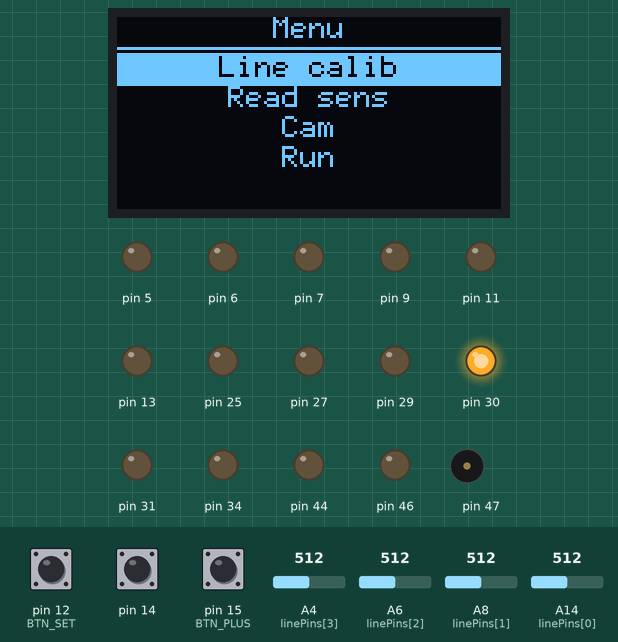
A sketch run on a simulated Arduino Mega 2560, built with avr-gcc and run on an emulated ATmega2560. On the bench: 128×64 one-colour display, output pins drawn as LEDs (lit = HIGH), buzzer (waves = sounding). The test bench sets the inputs (shaded band); at power-on: pin 12 (BTN_SET) HIGH, pin 14 HIGH, pin 15 (BTN_PLUS) HIGH, A4 (linePins[3]) = 512, A6 (linePins[2]) = 512, A8 (linePins[1]) = 512, A14 (linePins[0]) = 512. EEPROM starts erased.

Above: at 1.2 s.
1.3 s: pin 12 (BTN_SET) pulled LOW for 0.15 s
At 2.2 s:
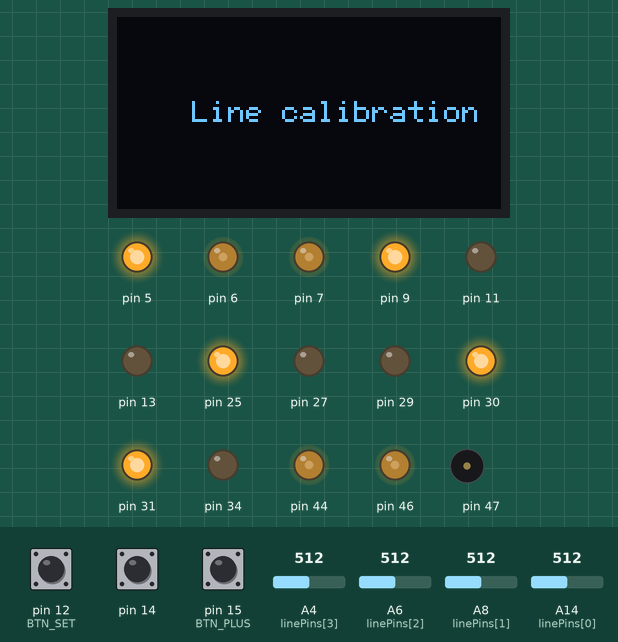
At 13.8 s:
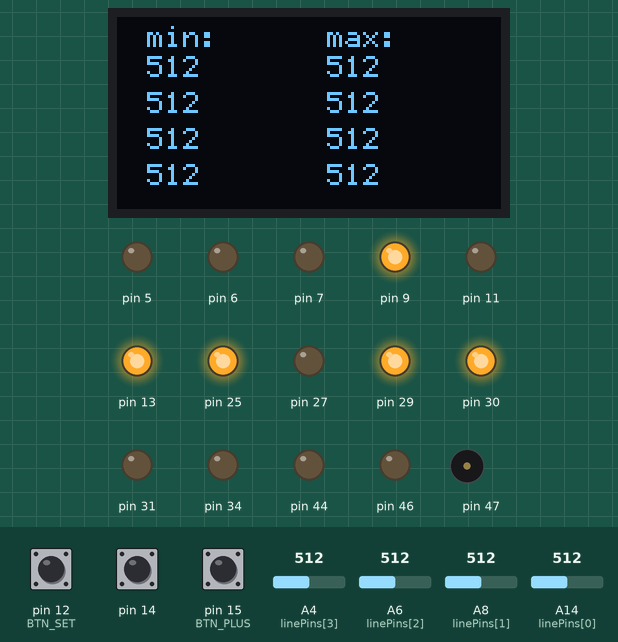
Timing chart, 0 to 14.1 s (numbered marks = the images above; inputs shaded):
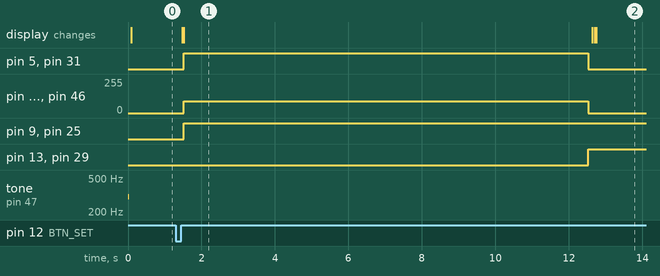

Measured:
- after the input at 1.3 s, pin 5, pin 31: LOW → HIGH after 0.22 s, → LOW 11.0 s later; pin 6, pin 7, pin 44, pin 46: 0/255 → 90/255 after 0.22 s, → 0/255 11.0 s later; pin 9, pin 25: LOW → HIGH after 0.22 s; pin 13, pin 29: LOW → HIGH after 11.2 s; the display: first changes after 0.18 s (image 1 shows a later state)
- what the display in image 1 shows lasts 11.1 s, from 1.5 s to 12.6 s

The sketch:

rescueline.ino
```cpp
#include <Arduino.h>
#include <EEPROM.h>
#include <U8g2lib.h>
#include "move.hpp"
#include "config.hpp"
#include "oled.hpp"
#include "lfr.hpp"
#include "calib.hpp"
#include "cam.hpp"

void setup() {
  tone(47, 300, 20);
  Serial2.begin(19200);
  Serial.begin(19200);
  for (int i : OUTPUT_MODE) pinMode(i, OUTPUT);
  for (int i : BUTTONS) pinMode(i, INPUT_PULLUP);
  digitalWrite(30, HIGH);
  initOLED();
  getCalibEeprom(0, lineCalibMax, lineCalibMin, 4);
}

void run() {
  digitalWrite(LED3, HIGH);
  while (1) {
    CamLFR(120);
  }
  digitalWrite(LED3, LOW);
}

void calibLine() {
  displayText(25, 35, "Line calibration", true);
  calibrateLine();
  displayText(10, 10, "min:", true);
  displayArray(lineCalibMin, 4, 10, 20);
  displayText(70, 10, "max:");
  displayArray(lineCalibMax, 4, 70, 20);
  while (digitalRead(BTN_SET));
  delay(250);
}

void displaySens() {
  while (digitalRead(BTN_PLUS)) {
    readSensors();
    u8g2.clearBuffer();
    displayArray(lineVals, 4, 10, 10);
  }
}

void displayCam() {
  while (digitalRead(BTN_PLUS)) {
    u8g2.clearBuffer();
    char c = getDirection();
    displayText(50, 50, &c);
  }
}

const char *string_list =
  "Line calib\n"
  "Read sens\n"
  "Cam\n"
  "Run";

void loop() {
  static uint8_t curr;
  curr = u8g2.userInterfaceSelectionList(
    "Menu",
    curr,
    string_list
  );
  if (curr == 1) calibLine();
  else if (curr == 2) displaySens();
  else if (curr == 3) displayCam();
  else if (curr == 4) run();
  /*char c = getDirection();
  if (c != '4')
    Serial.println(c);*/
  /*if (Serial2.available()) {
    char response = Serial2.read();
    Serial.println(response);
  }*/
}
```

calib.cpp
```cpp
#include <Arduino.h>
#include <EEPROM.h>
#include "move.hpp"
#include "calib.hpp"
#include "config.hpp"
#include "lfr.hpp"
#include "oled.hpp"

static constexpr int calibSpeed = 90;
static constexpr int calibTime = 11000;

int lineCalibMax[4], lineCalibMin[4];

static void drv(int s = calibSpeed) {
  driveFront(-s, s);
  driveBack(-s, s);
}

template<typename T>
static void putEeprom(int adr, T* mx, T* mn, int size) {
  for (int i = 0; i < size; i++) {
    EEPROM.put(adr, mx[i]);
    adr += sizeof(T);
  }
  for (int i = 0; i < size; i++) {
    EEPROM.put(adr, mn[i]);
    adr += sizeof(T);
  }
}

void calibrateLine() {
  for (int i = 0; i < 4; ++i) {
    lineCalibMin[i] = 1000;
    lineCalibMax[i] = 0;
  }
  unsigned long tmr = millis();
  while (millis() <= tmr + calibTime) {
    drv();
    readSensors();
    for (int i = 0; i < 4; ++i) {
      lineCalibMax[i] = max(lineCalibMax[i], lineVals[i]);
      lineCalibMin[i] = min(lineCalibMin[i], lineVals[i]);
    }
  }
  drv(0);
  putEeprom(0, lineCalibMax, lineCalibMin, 4);
}
```

calib.hpp
```cpp
#pragma once

#include <EEPROM.h>

extern int lineCalibMax[4], lineCalibMin[4];

void calibrateLine();
void calibrateTcs();

template<typename T>
inline void getCalibEeprom(int adr, T* mx, T* mn, int size) {
  for (int i = 0; i < size; i++) {
    EEPROM.get(adr, mx[i]);
    adr += sizeof(T);
  }
  for (int i = 0; i < size; i++) {
    EEPROM.get(adr, mn[i]);
    adr += sizeof(T);
  }
}
```

cam.cpp
```cpp
#include <Arduino.h>

String getDirection() {
  String received_string = "";
   if(Serial2.available()) {
        String received_string = Serial2.readStringUntil('\n');
        return received_string;
    }
}
```

cam.hpp
```cpp
#pragma once

char getDirection();
```

lfr.cpp
```cpp
#include <Arduino.h>
#include "config.hpp"
#include "move.hpp"
#include "lfr.hpp"
#include "calib.hpp"
#include "cam.hpp"

static constexpr double KP2 = 2;
static constexpr double KP = 0.1;
static constexpr double KD = 0.9;
static constexpr int THRESHOLD = 250;
static constexpr int w[4] = {1000, 2000, 3000, 4000};
static constexpr int linePins[4] = {A14, A8, A6, A4};
int lineVals[4];

int getNorm(int i) {
  return map(constrain(lineVals[i], lineCalibMin[i], lineCalibMax[i]), lineCalibMin[i], lineCalibMax[i], 0, 1000);
}

void readSensors() {
  for (int i = 0; i < 4; ++i)
    lineVals[i] = analogRead(linePins[i]);
  for (int i = 0; i < 4; ++i)
    lineVals[i] = (lineVals[i] + analogRead(linePins[i])) / 2;
}

int readLine() {
  static int lastPos = 2500;
  int total = 0;
  long wsum = 0;
  bool flag = false;
  readSensors();
  for (int i = 0; i < 4; ++i) {
    int normolized = getNorm(i);
    if (normolized > THRESHOLD) {
      total += normolized;
      wsum += normolized * (long)w[i];
      flag = true;
    }
  }
  if (!flag) {
    return (lastPos < 2500 ? 0 : 5000);
  }
  lastPos = wsum / total;
  return lastPos;
}

void LFR(int speed = 100) {
  int lastError = 0;
  while(true){
    int err = 2500 - readLine();
    int delta = (err * KP) + (err - lastError) * KD;
    lastError = err;
    driveFront(speed - delta, speed + delta);
    driveBack(speed - delta, speed + delta);
    readSensors();
    char resp = getDirection();
    if (resp == '1') {
      turnRightToBlack(120, 350);
    } else if (resp == '2') {
      turnLeftToBlack(120, 150);
    } else if (resp == '3') {
      turnRightToBlack(120, 150);
    }
  }
}

char buff[20];
uint8_t cur = 0;

void CamLFR(int speed = 100) {
  while (true) {
    while (Serial2.available()) {
      char c = Serial2.read();
      if (c == '\n') {
        buff[cur] = '\0';
        int err = -(atoi(buff));
        int delta = err * 3.7;
        memset(buff, '\0', sizeof(buff));
        cur = 0;
        driveFront(speed - delta, speed + delta);
        driveBack(speed - delta, speed + delta);
      } else {
        buff[cur++] = c;
      }
    }
  }
}
```

lfr.hpp
```cpp
#pragma once

extern int lineVals[];

void readSensors();
void printSensors();
int readLine();
void LFR(int speed = 100);
void CamLFR(int speed = 100);
int getNorm(int i);
```

move.cpp
```cpp
#include <Arduino.h>
#include "move.hpp"
#include "config.hpp"
#include "lfr.hpp"

void setMotor(int speed, int pin1, int pin2, int pwmPin) {
  speed = constrain(speed, -255, 255);
  bool cond = (speed >= 0);
  digitalWrite(pin1, cond);
  digitalWrite(pin2, !cond);
  analogWrite(pwmPin, abs(speed));
}

void driveFront(int leftSpeed, int rightSpeed) {
  setMotor(rightSpeed, MOTOR_RIGHT_A_IN1, MOTOR_RIGHT_A_IN2, MOTOR_RIGHT_A_PWM);
  setMotor(leftSpeed, MOTOR_LEFT_A_IN1, MOTOR_LEFT_A_IN2, MOTOR_LEFT_A_PWM);
}

void driveBack(int leftSpeed, int rightSpeed) {
  setMotor(rightSpeed, MOTOR_RIGHT_B_IN1, MOTOR_RIGHT_B_IN2, MOTOR_RIGHT_B_PWM);
  setMotor(leftSpeed, MOTOR_LEFT_B_IN1, MOTOR_LEFT_B_IN2, MOTOR_LEFT_B_PWM);
}

void turnRightToBlack(int speed, int t) {
  driveFront(speed, speed);
  driveBack(speed, -speed);
  delay(t);
  driveFront(speed, -speed);
  driveBack(speed, -speed);
  do {
    readSensors();
    Serial.println(getNorm(1));
  } while (getNorm(1) < 500);
  driveFront(0, 0);
  driveBack(0, 0);
}

void turnLeftToBlack(int speed, int t) {
  driveFront(-speed, speed);
  driveBack(-speed, speed);
  delay(t);
  driveFront(speed, -speed);
  driveBack(speed, -speed);
  do {
    readSensors();
    Serial.println(getNorm(1));
  } while (getNorm(2) < 500);
  driveFront(0, 0);
  driveBack(0, 0);
}
```

move.hpp
```cpp
#pragma once

void setMotor(int speed, int pin1, int pin2, int pwmPin);
void driveFront(int leftSpeed, int rightSpeed);
void driveBack(int leftSpeed, int rightSpeed);
void turnRightToBlack(int speed, int t);
void turnLeftToBlack(int speed, int t);
```

oled.cpp
```cpp
#include <U8g2lib.h>
#include "oled.hpp"
#include "config.hpp"

U8G2_SSD1306_128X64_NONAME_F_HW_I2C u8g2(U8G2_R0);

void initOLED() {
  u8g2.begin(BTN_SET, BTN_PLUS, BTN_MINUS);
  u8g2.setFont(u8g2_font_6x12_tr);
}

void displayText(int x, int y, const char *s, bool clear = false) {
  if (clear) u8g2.clear();
  u8g2.drawStr(x, y, s);
  u8g2.sendBuffer();
}
```

oled.hpp
```cpp
#pragma once

#include <U8g2lib.h>

extern U8G2_SSD1306_128X64_NONAME_F_HW_I2C u8g2;

void initOLED();

void displayText(int x, int y, const char *s, bool clear = false);

template<typename T>
void displayArray(T* arr, int size, int x, int y) {
  for (int i = 0; i < size; ++i) {
    u8g2.setCursor(x, y + (i * 12));
    u8g2.print(arr[i]);
  }
  u8g2.sendBuffer();
}
```

config.hpp
```cpp
#pragma once

constexpr int BAUD_RATE = 19200;

constexpr int MOTOR_LEFT_A_IN1 = 29;
constexpr int MOTOR_LEFT_A_IN2 = 31;
constexpr int MOTOR_LEFT_A_PWM = 44;

constexpr int MOTOR_RIGHT_A_IN1 = 25;
constexpr int MOTOR_RIGHT_A_IN2 = 27;
constexpr int MOTOR_RIGHT_A_PWM = 46;

constexpr int MOTOR_RIGHT_B_IN1 = 9;
constexpr int MOTOR_RIGHT_B_IN2 = 11;
constexpr int MOTOR_RIGHT_B_PWM = 6;

constexpr int MOTOR_LEFT_B_IN1 = 13;
constexpr int MOTOR_LEFT_B_IN2 = 5;
constexpr int MOTOR_LEFT_B_PWM = 7;

constexpr int LED1 = 34;
constexpr int LED2 = 36;
constexpr int LED3 = 38;

constexpr int OUTPUT_MODE[] = {
  MOTOR_RIGHT_A_IN1,
  MOTOR_RIGHT_A_IN2,
  MOTOR_RIGHT_A_PWM,

  MOTOR_RIGHT_B_IN1,
  MOTOR_RIGHT_B_IN2,
  MOTOR_RIGHT_B_PWM,

  MOTOR_LEFT_A_IN1,
  MOTOR_LEFT_A_IN2,
  MOTOR_LEFT_A_PWM,

  MOTOR_LEFT_B_IN1,
  MOTOR_LEFT_B_IN2,
  MOTOR_LEFT_B_PWM,

  LED1,
  LED2,
  LED3,
  30
};

constexpr int BTN_SET = 12;
constexpr int BTN_PLUS = 15;
constexpr int BTN_MINUS = 14;

constexpr int BUTTONS[] = {BTN_SET, BTN_PLUS, BTN_MINUS};
```
